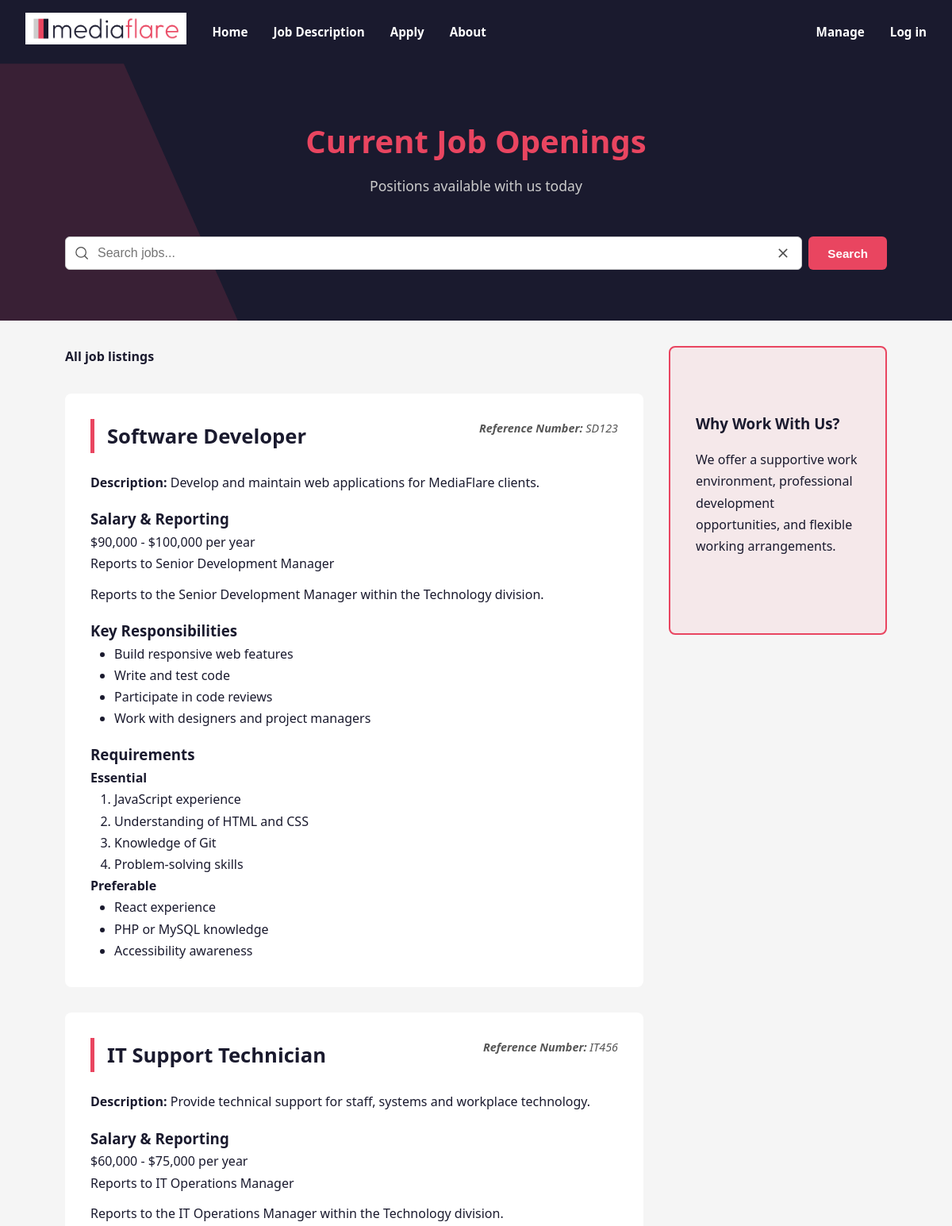
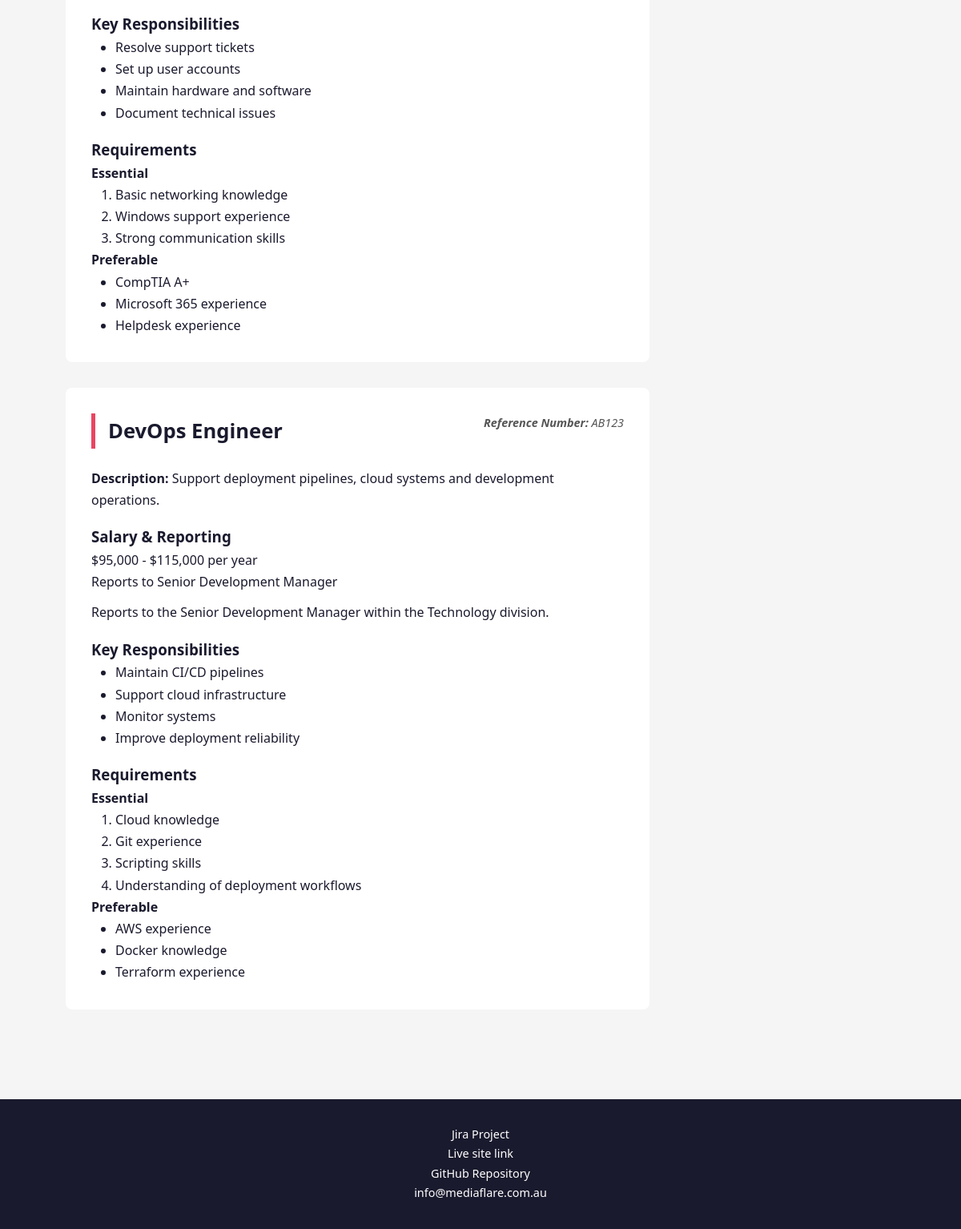
/jobs.php, run on the app's committed database (2 pictures, top to bottom).
### tables this page shows
CREATE TABLE `jobs` (
  `id` int(11) NOT NULL,
  `reference_number` varchar(10) NOT NULL,
  `title` varchar(100) NOT NULL,
  `description` text NOT NULL,
  `salary_min` int(11) NOT NULL,
  `salary_max` int(11) NOT NULL,
  `reports_to` varchar(100) NOT NULL,
  `reporting_line` text NOT NULL,
  `key_responsibilities` longtext NOT NULL,
  `requirements_essential` longtext NOT NULL,
  `requirements_preferable` longtext NOT NULL
);

### jobs.php (the view, shortened to what this page needs)
<?php
include "header.inc";
?>
    <?php include "nav.inc"; ?>
    <header class="jobs-hero">
        <div class="hero-shape" aria-hidden="true"></div>
        <h1 id="jobs-page-title">Current Job Openings</h1>
        <p>Positions available with us today</p>
        <div>
            <form id="jobs-search-form" action="jobs.php#jobs-content" method="GET">
                <div class="search-wrapper">
                    <input type="text" name="search_query" value="<?php echo htmlspecialchars($_GET['search_query'] ?? '') ?>" placeholder="Search jobs..." aria-label="Search jobs">
                    <a<?php
                    if (trim($_GET['search_query'] ?? '') !== '') {
                        echo ' href="jobs.php#jobs-page-title"';
                    }
                    ?> class="clear-search-wrapper">
                        <img class="clear-search-icon" title="Clear search" src="images/crossIcon.svg" alt="Clear search">
                    </a>
                </div>
                <button type="submit">Search</button>
            </form>
        </div>
    </header>
    <main id="jobs-main" aria-label="Job listings">
        <aside id="jobs-sidebar" aria-label="Why work with us">
            <section id="jobs-aside" class="jobs-section-container">
                <h2 style="margin: 1rem 0; font-size: 1.17em;">Why Work With Us?</h2>
                <p>We offer a supportive work environment, professional development opportunities, and flexible
                    working
                    arrangements.</p>
            </section>
        </aside>
        <div id="jobs-content">
            <?php
            require_once 'settings.php';
            function highlight(string $text, string $search) {
                if ($search == '') return $text;
                return preg_replace(
                    '/(' . preg_quote($search, '/') . ')/i',
                    '<mark>$1</mark>',
                    $text);
            }
            $conn = mysqli_connect($host, $username, $password, $dbname);
            if (!$conn) {
                die("Connection failed: " . mysqli_connect_error());
            } else {
                $search = trim($_GET['search_query'] ?? '');
                $sanitised_search = mysqli_real_escape_string($conn, $search);
                if ($search != '') {
                    $search_for = "%$sanitised_search%";
                    $stmt = mysqli_prepare($conn, "
                    SELECT * FROM jobs WHERE (
                    title LIKE ?
                    OR description LIKE ?
                    OR reference_number LIKE ?
                    OR JSON_SEARCH(LOWER(key_responsibilities), 'one', LOWER(?)) IS NOT NULL
                    OR JSON_SEARCH(LOWER(requirements_essential), 'one', LOWER(?)) IS NOT NULL
                    OR JSON_SEARCH(LOWER(requirements_preferable), 'one', LOWER(?)) IS NOT NULL
                    )");
                    mysqli_stmt_bind_param($stmt, "ssssss", $search_for, $search_for, $search_for, $search_for, $search_for, $search_for);
                    mysqli_stmt_execute($stmt);
                    $result = mysqli_stmt_get_result($stmt);
                } else {
                    $result = mysqli_query($conn, "SELECT * FROM jobs");
                }
                if ($search != '' && mysqli_num_rows($result) > 0) {
                    if (mysqli_num_rows($result) == 1) {
                        echo "<p style='margin-bottom: 2rem;'><strong>Showing 1 search result for '<em>" . htmlspecialchars($search) . "</em>'</strong></p>";
                    } else {
                    echo "<p style='margin-bottom: 2rem;'><strong>Showing " . mysqli_num_rows($result) . " search results for '<em>" . htmlspecialchars($search) . "</em>'</strong></p>";
                    }
                } elseif ($search != '' && mysqli_num_rows($result) == 0) {
                    echo "<p style='margin-bottom: 2rem;'><strong>No search results found for '<em>" . htmlspecialchars($search) . "</em>'</strong></p>";
                } elseif ($search == '' && mysqli_num_rows($result) > 0) {
                    echo "<p style='margin-bottom: 2rem;'><strong>All job listings</strong></p>";
                }
                if ($result && mysqli_num_rows($result) > 0) {
                    while ($row = mysqli_fetch_assoc($result)) {
                        $refnum      = highlight(htmlspecialchars($row['reference_number']), htmlspecialchars($search));
                        $title       = highlight(htmlspecialchars($row['title']), htmlspecialchars($search));
                        $description = highlight(htmlspecialchars($row['description']), htmlspecialchars($search));
                        $salary_min  = htmlspecialchars($row['salary_min']);
                        $salary_max  = htmlspecialchars($row['salary_max']);
                        $reports_to  = highlight(htmlspecialchars($row['reports_to']), htmlspecialchars($search));
                        $reporting_line = highlight(htmlspecialchars($row['reporting_line']), htmlspecialchars($search));
                        $key_responsibilities  = json_decode($row['key_responsibilities'], true);
                        $requirements_essential   = json_decode($row['requirements_essential'], true);
                        $requirements_preferable  = json_decode($row['requirements_preferable'], true);
                        echo "<section class='jobs-section-container' aria-labelledby='job1-$refnum'>";
                        echo "<header class='job-header'>";
                        echo "<h2 class='section-title' id='job1-$refnum'>$title</h2>";
                        echo "<p class='jobs-reference-number'><strong>Reference Number: </strong> <span>$refnum</span></p>";
                        echo "</header>";
                        echo "<p><strong>Description:</strong> $description</p>";
                        echo "<h3>Salary & Reporting</h3>
                                    <p>$" . number_format($salary_min, 0) . " - $" . number_format($salary_max, 0) . " per year</p>
                                    <p style=\"margin-bottom: 0.7rem;\"> Reports to $reports_to</p>
                                    <p>$reporting_line</p>";
                        echo "<h3>Key Responsibilities</h3>";
                        echo "<ul>";
                        foreach ($key_responsibilities as $responsibility) {
                            echo "<li>" . highlight(htmlspecialchars($responsibility), htmlspecialchars($search)) . "</li>";
                        }
                        echo "</ul>";
                        echo "<h3>Requirements</h3>
                                <h4>Essential</h4>
                                <ol>";
                        foreach ($requirements_essential as $requirement) {
                            echo "<li>" . highlight(htmlspecialchars($requirement), htmlspecialchars($search)) . "</li>";
                        }
                        echo "</ol>";
                        echo "<h4>Preferable</h4>";
                        echo "<ul>";
                        foreach ($requirements_preferable as $requirement) {
                            echo "<li>" . highlight(htmlspecialchars($requirement), htmlspecialchars($search)) . "</li>";
                        }
                        echo "</ul>";
                        echo "</section>";
                    }
                } else {
                    if ($search != '') {
                        echo "<p>No job listings found matching your search for '<strong>" . htmlspecialchars($search) . "</strong>'.</p>";
                    } else {
                        echo "<p>No job listings available at the moment. Please check back later.</p>";
                    }
                }
            }
            ?>
        </div>
    </main>
<?php include "footer.inc"; ?>

### styles/style.css (style rules this page uses)
* { margin: 0; padding: 0; box-sizing: border-box; }
body { font-family: 'Segoe UI', sans-serif; background-color: #f5f5f5; color: #1a1a2e; line-height: 1.7; }
.section-title { font-size: 1.6rem; color: #1a1a2e; border-left: 5px solid #e94560; padding-left: 1rem; margin-bottom: 1.5rem; }
#jobs-aside { background-color: transparent; }
.jobs-hero { background-color: #1a1a2e; color: #ffffff; padding: 4rem 2rem; text-align: center; overflow: hidden; position: relative; }
.hero-shape { position: absolute; top: 0; left: 0; width: 300px; height: 100%; background-color: #e94560; clip-path: polygon(52% 0%, 0% 0%, 0% 100%, 100% 100%); opacity: 0.15; transform: translateX(-100%); animation: shapeSlide 0.8s cubic-bezier(0.2, 1, 0.3, 1) forwards; animation-delay: 0.5s; }
#jobs-page-title { opacity: 0; transform: translateY(30px); animation: titleReveal 0.9s cubic-bezier(0.2, 1, 0.3, 1) forwards; animation-delay: 0.2s; }
.jobs-hero h1 { font-size: 2.5rem; color: #e94560; margin-bottom: 0.5rem; position: relative; }
.jobs-hero p { font-size: 1.1rem; color: #cccccc; position: relative; }
#jobs-main { max-width: 1100px; margin: auto; overflow: hidden; }
#jobs-content { margin-right: calc(25% + 2rem); padding: 2rem; }
.jobs-section-container { margin-bottom: 2rem; padding: 2rem; background-color: #ffffff; border-radius: 8px; }
.jobs-section-container h3 { margin-top: 1rem; }
.job-header { display: flex; justify-content: space-between; align-items: flex-start; flex-wrap: wrap; }
.job-header h2 { margin-right: 2rem; }
.jobs-reference-number { text-align: right; font-style: italic; color: #555555; font-size: 0.9em; }
#jobs-content section ul { list-style-type: disc; margin-left: 30px; }
#jobs-content section ol { margin-left: 30px; }
#jobs-search-form { display: flex; gap: 0.5rem; margin-top: 3rem; max-width: 1100px; margin-left: auto; margin-right: auto; padding: 0 2rem; }
.search-wrapper { flex: 1; position: relative; }
#jobs-search-form input[type="text"] { width: 100%; padding: 0.7rem 0.85rem 0.7rem 2.5rem; border: 1.5px solid #ccc; border-radius: 6px; font-size: 1rem; color: #1a1a2e; text-overflow: ellipsis; }
#jobs-search-form button { padding: 0.75rem 1.5rem; border: none; border-radius: 6px; font-size: 0.95rem; font-weight: 700; cursor: pointer; transition: transform 0.15s ease; background-color: #e94560; color: #ffffff; }
.clear-search-wrapper { position: absolute; right: 0.9rem; top: 50%; transform: translateY(-50%); width: 20px; height: 20px; display: inline-flex; align-items: center; justify-content: center; cursor: pointer; }
.clear-search-wrapper::before { content: ''; position: absolute; top: 50%; left: 50%; transform: translate(-50%, -50%) scale(0); width: 32px; height: 32px; background-color: rgba(0, 0, 0, 0.15); border-radius: 50%; transition: transform 0.15s ease; }
.clear-search-icon { width: 18px; height: 18px; opacity: 0.7; transition: opacity 0.15s ease; position: relative; }

### jobs.php (style rules this page uses)
#jobs-sidebar { float: right; width: 25%; margin: 2rem 0 2rem 2rem; padding: 2rem 0; margin-right: 2rem; border: 2px solid #e94560; border-radius: 8px; background-color: #e9456013; }

### data on the page
jobs: title "Software Developer", reference_number "SD123", description "Develop and maintain web applications for MediaFlare clients.", salary_min "90,000", salary_max "100,000", reports_to "Senior Development Manager", reporting_line "Reports to the Senior Development Manager within the Technology division.", key_responsibilities "Build responsive web features", key_responsibilities "Write and test code", key_responsibilities "Participate in code reviews", key_responsibilities "Work with designers and project managers", requirements_essential "JavaScript experience", requirements_essential "Understanding of HTML and CSS", requirements_essential "Knowledge of Git", requirements_essential "Problem-solving skills", requirements_preferable "React experience", requirements_preferable "PHP or MySQL knowledge", requirements_preferable "Accessibility awareness"
jobs: title "IT Support Technician", reference_number "IT456", description "Provide technical support for staff, systems and workplace technology.", salary_min "60,000", salary_max "75,000", reports_to "IT Operations Manager", reporting_line "Reports to the IT Operations Manager within the Technology division.", key_responsibilities "Resolve support tickets", key_responsibilities "Set up user accounts", key_responsibilities "Maintain hardware and software", key_responsibilities "Document technical issues", requirements_essential "Basic networking knowledge", requirements_essential "Windows support experience", requirements_essential "Strong communication skills", requirements_preferable "CompTIA A+", requirements_preferable "Microsoft 365 experience", requirements_preferable "Helpdesk experience"
jobs: title "DevOps Engineer", reference_number "AB123", description "Support deployment pipelines, cloud systems and development operations.", salary_min "95,000", salary_max "115,000", reports_to "Senior Development Manager", reporting_line "Reports to the Senior Development Manager within the Technology division.", key_responsibilities "Maintain CI/CD pipelines", key_responsibilities "Support cloud infrastructure", key_responsibilities "Monitor systems", key_responsibilities "Improve deployment reliability", requirements_essential "Cloud knowledge", requirements_essential "Git experience", requirements_essential "Scripting skills", requirements_essential "Understanding of deployment workflows", requirements_preferable "AWS experience", requirements_preferable "Docker knowledge", requirements_preferable "Terraform experience"
